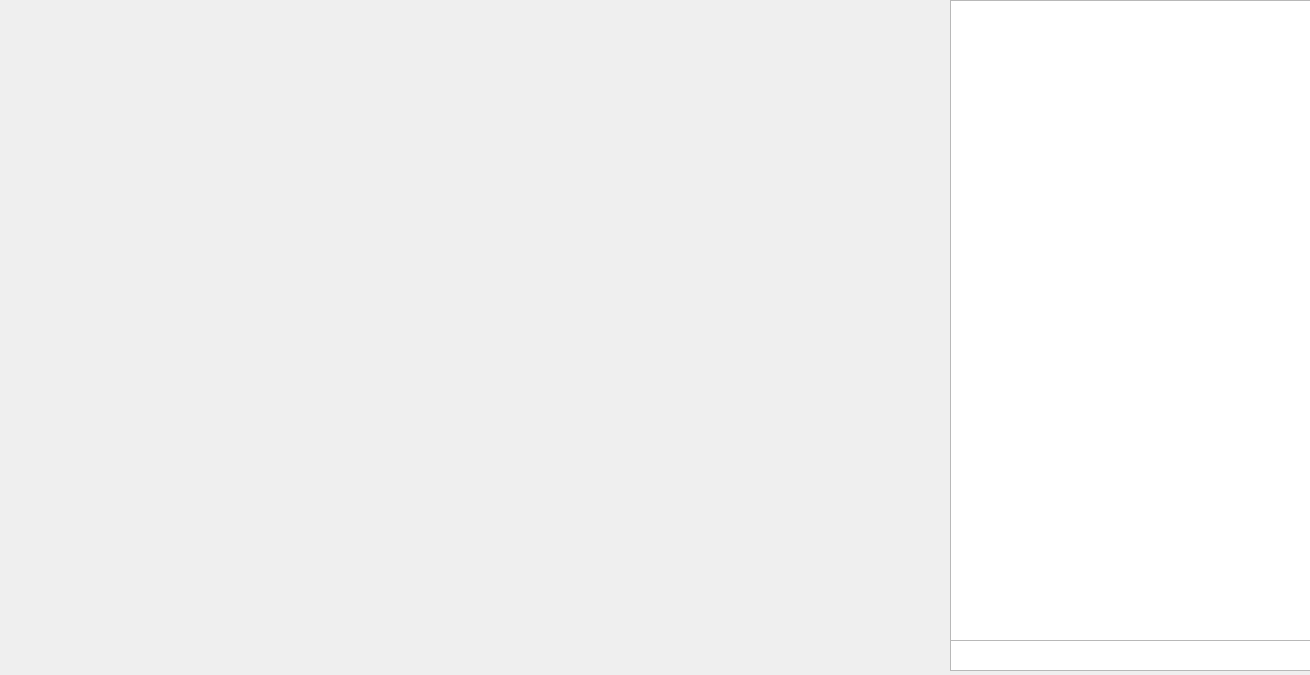
<?xml version="1.0" encoding="UTF-8"?>
<ui version="4.0">
 <class>MainWindow</class>
 <widget class="QMainWindow" name="MainWindow">
  <property name="geometry">
   <rect>
    <x>0</x>
    <y>0</y>
    <width>1310</width>
    <height>675</height>
   </rect>
  </property>
  <property name="minimumSize">
   <size>
    <width>100</width>
    <height>100</height>
   </size>
  </property>
  <property name="windowTitle">
   <string>MainWindow</string>
  </property>
  <widget class="QWidget" name="centralwidget">
   <widget class="QTextEdit" name="shell">
    <property name="geometry">
     <rect>
      <x>950</x>
      <y>0</y>
      <width>361</width>
      <height>641</height>
     </rect>
    </property>
   </widget>
   <widget class="QTextEdit" name="commande_shell">
    <property name="geometry">
     <rect>
      <x>950</x>
      <y>640</y>
      <width>361</width>
      <height>31</height>
     </rect>
    </property>
   </widget>
  </widget>
 </widget>
 <resources/>
 <connections/>
</ui>
